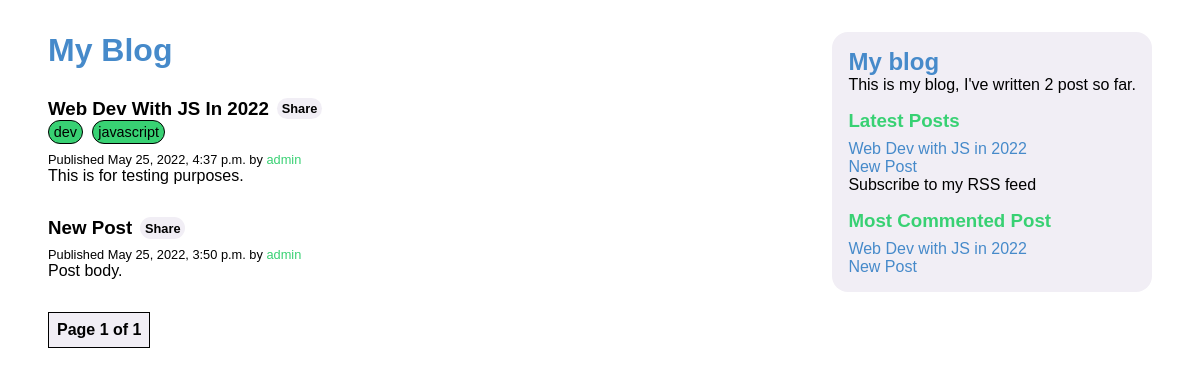
Screenshot of /blog/ with the database file from the repository.
### blog/models.py (models this page shows, shortened)
class Post(models.Model):
    STATUS_CHOICES = (
        ('draft', 'Draft'),
        ('published', 'Published'),
    )
    title = models.CharField(max_length=150)
    slug = models.SlugField(max_length=250,
                            unique_for_date='publish')
    author = models.ForeignKey(User,
                               on_delete=models.CASCADE,
                               related_name='blog_posts')
    body = models.TextField()
    publish = models.DateTimeField(default=timezone.now)
    created = models.DateTimeField(auto_now_add=True)
    updated = models.DateTimeField(auto_now=True)
    status = models.CharField(max_length=10,
                              choices=STATUS_CHOICES,
                              default='draft')
    tags = TaggableManager()
    class Meta:
        ordering = ('-publish',)
    objects = models.Manager()
    published = PublishedManager()
    def get_absolute_url(self):
        return reverse('blog:post_detail',
                        args=[self.publish.year,
                             self.publish.month,
                             self.publish.day, self.slug])

### blog/views.py (the view)
# urls.py: path('', views.post_list, name='post_list'),
def post_list(request, tag_slug=None):
    object_list = Post.published.all()
    tag = None
    if tag_slug:
        tag = get_object_or_404(Tag, slug=tag_slug)
        object_list = object_list.filter(tags__in=[tag])
    paginator = Paginator(object_list, 3)
    page = request.GET.get('page')
    try:
        posts = paginator.page(page)
    except PageNotAnInteger:
        posts = paginator.page(1)
    except EmptyPage:
        posts = paginator.page(paginator.num_pages)
    return render(request, 'blog/post/list.html', {'posts': posts,
                                                   'page': page,
                                                   'tag': tag})

### blog/models.py (called while the page is built)
    def get_queryset(self):
        return super(PublishedManager,
                     self).get_queryset()\
                          .filter(status='published')

### blog/templatetags/blog_tags.py (called while the page is built)
@register.simple_tag
def total_posts():
    return Post.published.count()

@register.inclusion_tag('blog/post/latest_posts.html')
def show_latest_posts(count=5):
    latest_posts = Post.published.order_by('-publish')[:count]
    return {'latest_posts': latest_posts}

@register.simple_tag
def get_most_commented_posts(count=5):
    return Post.published.annotate (
        total_comments = Count('comments')
        ).order_by('-total_comments')[:count]

@register.filter(name='markdown')
def markdown_format(text):
    return mark_safe(markdown.markdown(text))

### blog/templates/blog/post/list.html (shortened to what this page needs)
{% extends 'blog/base.html' %}
{% load blog_tags %}
{% block content %}
<h1 class="heading" > My Blog </h1>
<div class="blog-posts">
  {% for post in posts %}
  <div class="blog-post">
        <h3 class="blog-post__title">
        <div class="links">
            <a href="{{ post.get_absolute_url }}"> {{ post.title }} </a>
            <a href="{% url 'blog:post_share' post.id %}" class="pill share"> share </a>
        </div>
        </h3>
        <div class="tags">
        {% for tag in post.tags.all %}
        <a href="{% url 'blog:post_list_by_tag' tag.slug %}" class=" pill tag">
            {{ tag.name }}
        </a>
        {% endfor %}
        </div>
        <p class="blog-post__date">
        Published {{ post.publish }} by <span class="author"> {{ post.author }} </span>
        </p>
        <div class="blog-post__body">
        {{ post.body|markdown|truncatewords_html:30 }}
        </div>
  </div>
  {% endfor %}
</div>
{% include 'pagination.html' with page=posts %}
{% endblock %}

### blog/templates/blog/base.html (shortened to what this page needs)
{% load blog_tags %}
{% load static %}
<!DOCTYPE html>
<html lang="en">
<head>
    <link rel="stylesheet" href="{% static 'css/blog.css' %}" rel="stylesheet">
</head>
<body>
    <div id="content" class="content">
        {% block content %}
        {% endblock %}
    </div>
    <div id="sidebar" class="sidebar">
        <h2> <a href="{% url 'blog:post_list' %}" class="link"> My blog </a></h2>
        <p>This is my blog, I've written {% total_posts %} post so far.</p>
        <div class="latest_posts">
            <h3>Latest Posts</h3>
            {% show_latest_posts %}
        </div>
        <p class="feed"> <a href="{% url 'blog:post_feed' %}"> Subscribe to my RSS feed</a></p>
        <div class="most_commented_posts">
            <h3>Most Commented Post</h3>
            {% get_most_commented_posts as most_commented_posts %}
            <ul>
                {% for post in most_commented_posts %}
                <li><a href="{{ post.get_absolute_url }}" class="link"> {{ post.title }} </a></li>
                {% endfor %}
            </ul>
        </div>
    </div>
</body>
</html>

### blog/templates/pagination.html (shortened to what this page needs)
<div class="pagination">
        <span class="page-current">
            Page {{ page.number }} of {{ page.paginator.num_pages }}
        </span>
</div>

### blog/templates/blog/post/latest_posts.html
<ul>
    {% for post in latest_posts %}
        <li>
            <a href="{{ post.get_absolute_url }}" class="link"> {{ post.title }} </a>
        </li>
    {% endfor %}
</ul>

### blog/static/css/blog.css (style rules this page uses)
:root { --color-primary: rgb(70, 138, 202); --color-secondary: rgb(241, 238, 245); --color-secondary-dark: #777; --color-tertiary: rgb(56, 209, 115); }
*, *::before, *::after { margin: 0; padding: 0; box-sizing: border-box; }
body { margin: 0 auto; display: flex; flex-wrap: wrap; padding: 2rem 3rem; font-family: Arial, Helvetica, sans-serif; }
a:link, a:visited { text-decoration: none; color: black; }
li { list-style-type: none; color: var(--color-primary); }
.content { width: 60%; margin-right: auto; margin-bottom: 2rem;; }
.sidebar { background-color: var(--color-secondary); border-radius: 1rem; padding: 1rem; height: fit-content; }
.sidebar h2 { color: var(--color-primary); }
.sidebar h3 { color: var(--color-tertiary); margin: 1rem 0 .5rem 0; }
.link { color: var(--color-primary) !important; }
.heading { color: var(--color-primary) !important; margin-bottom: 1.8rem ; }
.blog-posts { display: flex; flex-direction: column; }
.blog-post { margin-bottom: 2rem; }
.blog-post__title { text-transform: capitalize; }
.blog-post__date { font-size: 0.8rem; }
.author { color: var(--color-tertiary); }
.pill { padding: 0.2rem 0.3rem; border-radius: 1.5rem; }
.links { display: flex; align-items: center; }
.share { font-size: 0.8rem; background-color: var(--color-secondary); margin-left: 0.5rem; }
.tags { display: flex; flex-wrap: wrap; margin-bottom: 0.5rem; }
.tag { font-size: 0.9rem; background-color: var(--color-tertiary); margin-right: 0.6rem; border: 1px solid black; }
.pagination { margin: 0 auto; display: flex; }
.page-prev, .page-current, .page-next { padding: .5rem; background-color: var(--color-secondary); font-weight: bold; border: 1px solid black; }

### rows the page displays
Post: title "Web Dev With JS In 2022", publish "May 25, 2022, 4:37 p.m.", author "admin", body "This is for testing purposes.", title "Web Dev with JS in 2022"
Tag: name "dev"
Tag: name "javascript"
Post: title "New Post", publish "May 25, 2022, 3:50 p.m.", author "admin", body "Post body."

### other values shown
{{ page.number }} "1"
{{ page.paginator.num_pages }} "1"
